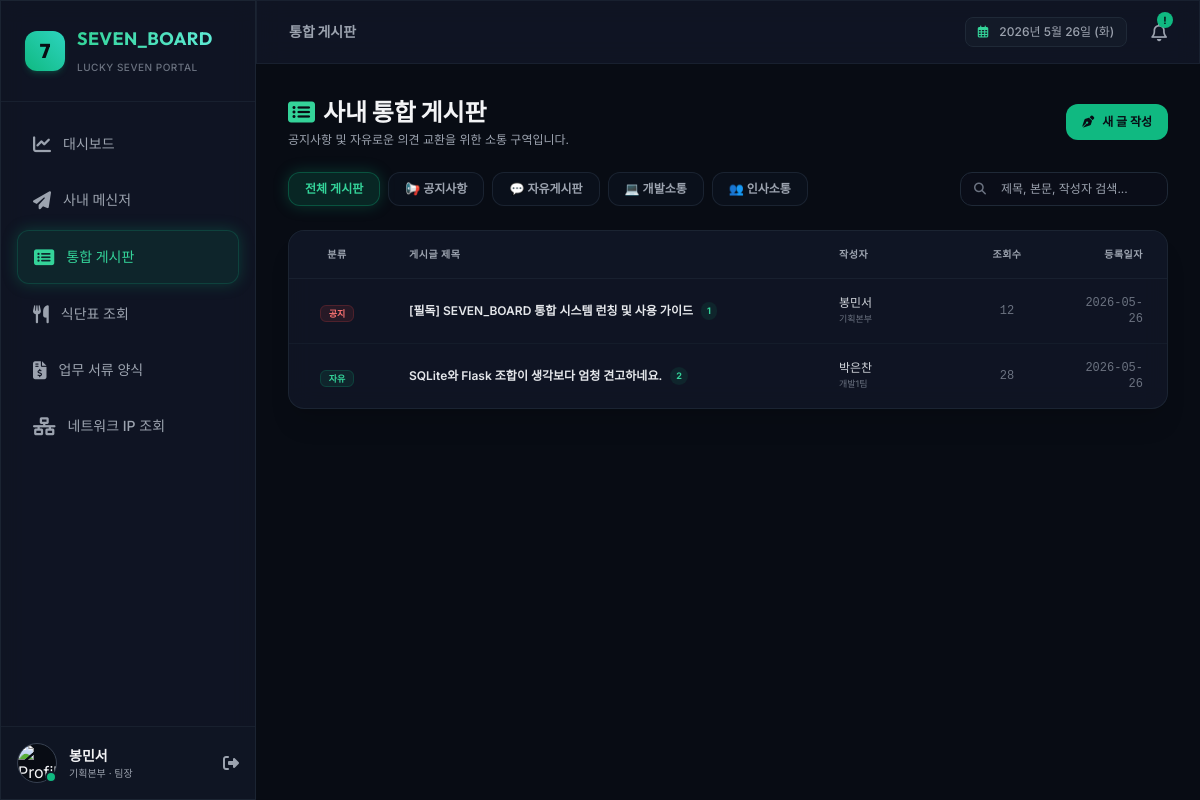
/board (signed in), run on the app's committed database.
### tables this page shows
CREATE TABLE users (
        id TEXT PRIMARY KEY,
        email TEXT UNIQUE NOT NULL,
        password TEXT NOT NULL,
        name TEXT NOT NULL,
        department TEXT NOT NULL,
        position TEXT NOT NULL,
        avatar_url TEXT,
        status TEXT DEFAULT 'Online',
        is_admin INTEGER DEFAULT 0,
        created_at TEXT DEFAULT (datetime('now', 'localtime'))
    );

CREATE TABLE posts (
        id TEXT PRIMARY KEY,
        author_id TEXT NOT NULL,
        category TEXT NOT NULL,
        title TEXT NOT NULL,
        content TEXT NOT NULL,
        views INTEGER DEFAULT 0 NOT NULL,
        created_at TEXT DEFAULT (datetime('now', 'localtime')),
        updated_at TEXT DEFAULT (datetime('now', 'localtime')),
        FOREIGN KEY (author_id) REFERENCES users(id) ON DELETE SET NULL
    );

### app.py (the view)
@app.route('/board')
@login_required
def board_list():
    category = request.args.get('category', 'All')
    search_query = request.args.get('search', '').strip()
    conn = get_db_connection()
    query = '''
        SELECT p.*, u.name as author_name, u.department as author_dept,
          (SELECT COUNT(*) FROM comments WHERE post_id = p.id) as comment_count
        FROM posts p
        JOIN users u ON p.author_id = u.id
    '''
    params = []
    conditions = []
    if category != 'All':
        conditions.append('p.category = ?')
        params.append(category)
    if search_query:
        conditions.append('(p.title LIKE ? OR p.content LIKE ? OR u.name LIKE ?)')
        params.extend([f"%{search_query}%", f"%{search_query}%", f"%{search_query}%"])
    if conditions:
        query += ' WHERE ' + ' AND '.join(conditions)
    query += ' ORDER BY p.created_at DESC'
    posts = conn.execute(query, params).fetchall()
    conn.close()
    return render_template('board_list.html', posts=posts, category=category, search=search_query)

### templates/board_list.html (shortened to what this page needs)
{% extends 'layout.html' %}
{% block content %}
<div class="space-y-6 animate-fade-in">
    <div class="flex flex-col md:flex-row md:items-center justify-between gap-4">
        <div>
            <h2 class="text-2xl font-bold font-outfit text-gray-100 flex items-center gap-2">
                <i class="fa-solid fa-rectangle-list text-emerald-400"></i> 사내 통합 게시판
            </h2>
            <p class="text-xs text-gray-400 mt-1">공지사항 및 자유로운 의견 교환을 위한 소통 구역입니다.</p>
        </div>
        <a href="{{ url_for('board_write') }}" class="bg-emerald-500 hover:bg-emerald-400 text-darkBg font-bold px-4 py-2.5 rounded-xl text-xs flex items-center gap-2 hover:shadow-lg hover:shadow-emerald-500/10 active:scale-[0.98] transition-all cursor-pointer">
            <i class="fa-solid fa-pen-nib"></i>
            <span>새 글 작성</span>
        </a>
    </div>
    <div class="grid grid-cols-1 md:grid-cols-4 gap-4 items-center">
        <div class="md:col-span-3 flex flex-wrap gap-2">
            {% set categories = [('All', '전체 게시판'), ('Notice', '📢 공지사항'), ('Free', '💬 자유게시판'), ('Dept_Dev', '💻 개발소통'), ('Dept_HR', '👥 인사소통')] %}
            {% for cat_val, cat_label in categories %}
            <a href="{{ url_for('board_list', category=cat_val, search=search) }}"
               class="px-4 py-2 rounded-xl text-xs font-semibold border transition-all duration-300
               {% if category == cat_val %} bg-emerald-500/15 text-emerald-400 border-emerald-500/30 active-glow
               {% else %} bg-gray-900/40 text-gray-400 border-gray-800/80 hover:text-gray-200 hover:bg-gray-800/40 {% endif %}">
                {{ cat_label }}
            </a>
            {% endfor %}
        </div>
        <form action="{{ url_for('board_list') }}" method="GET" class="relative">
            <span class="absolute inset-y-0 left-0 flex items-center pl-3.5 text-gray-500 text-xs">
                <i class="fa-solid fa-magnifying-glass"></i>
            </span>
            <input type="text" name="search" value="{{ search }}" placeholder="제목, 본문, 작성자 검색..." class="w-full bg-[#0a0e1a]/80 border border-gray-800 focus:border-emerald-500/30 rounded-xl py-2 pl-10 pr-4 text-xs outline-none transition-colors text-gray-200">
        </form>
    </div>
    <div class="glass-panel rounded-2xl overflow-hidden border border-gray-800/80 shadow-xl">
        <table class="w-full text-left border-collapse">
            <thead>
                <tr class="bg-gray-900/50 text-[10px] text-gray-400 font-bold uppercase tracking-wider border-b border-gray-800/60">
                    <th class="px-6 py-4 w-24 text-center">분류</th>
                    <th class="px-6 py-4">게시글 제목</th>
                    <th class="px-6 py-4 w-36">작성자</th>
                    <th class="px-6 py-4 w-24 text-center">조회수</th>
                    <th class="px-6 py-4 w-28 text-right">등록일자</th>
                </tr>
            </thead>
            <tbody class="divide-y divide-gray-800/40">
                {% if posts %}
                    {% for post in posts %}
                    <tr class="hover:bg-gray-900/20 transition-colors group">
                        <td class="px-6 py-4 text-center shrink-0">
                            <span class="text-[9px] font-bold px-2 py-0.5 rounded-md
                            {% if post.category == 'Notice' %} bg-red-500/10 text-red-400 border border-red-500/20
                            {% elif post.category == 'Free' %} bg-emerald-500/10 text-emerald-400 border border-emerald-500/20
                            {% elif post.category == 'Dept_Dev' %} bg-blue-500/10 text-blue-400 border border-blue-500/20
                            {% else %} bg-gray-800 text-gray-400 {% endif %}">
                                {% if post.category == 'Notice' %} 공지
                                {% elif post.category == 'Free' %} 자유
                                {% elif post.category == 'Dept_Dev' %} 개발
                                {% elif post.category == 'Dept_HR' %} 인사
                                {% else %} 일반 {% endif %}
                            </span>
                        </td>
                        <td class="px-6 py-4">
                            <div class="flex items-center gap-2">
                                <a href="{{ url_for('board_detail', post_id=post.id) }}" class="text-xs font-semibold text-gray-200 hover:text-emerald-400 group-hover:translate-x-0.5 transition-all line-clamp-1">
                                    {{ post.title }}
                                </a>
                                {% if post.comment_count > 0 %}
                                <span class="text-[9px] font-bold bg-emerald-500/10 text-emerald-400 px-1.5 py-0.5 rounded-full">
                                    {{ post.comment_count }}
                                </span>
                                {% endif %}
                            </div>
                        </td>
                        <td class="px-6 py-4 text-xs font-medium text-gray-300">
                            {{ post.author_name }}
                            <span class="text-[9px] text-gray-500 block font-normal">{{ post.author_dept }}</span>
                        </td>
                        <td class="px-6 py-4 text-center text-xs font-mono text-gray-500">
                            {{ post.views }}
                        </td>
                        <td class="px-6 py-4 text-right text-xs font-mono text-gray-500">
                            {{ post.created_at[:10] }}
                        </td>
                    </tr>
                    {% endfor %}
                {% else %}
                    <tr>
                        <td colspan="5" class="px-6 py-12 text-center text-xs text-gray-500">
                            등록된 게시글이 없습니다.
                        </td>
                    </tr>
                {% endif %}
            </tbody>
        </table>
    </div>
</div>
{% endblock %}

### templates/layout.html (shortened to what this page needs)
<!DOCTYPE html>
<html lang="ko">
<head>
    <script src="https://cdn.tailwindcss.com"></script>
    <link rel="stylesheet" href="https://cdnjs.cloudflare.com/ajax/libs/font-awesome/6.4.0/css/all.min.css">
</head>
<body class="bg-darkBg text-gray-100 font-sans min-h-screen overflow-x-hidden">
    <div class="flex h-screen overflow-hidden">
        <aside class="w-64 glass-panel border-r border-gray-800/80 flex flex-col justify-between h-full z-30 shrink-0 transition-transform duration-300">
            <div>
                <div class="p-6 border-b border-gray-800/60 flex items-center gap-3">
                    <div class="h-10 w-10 bg-gradient-to-tr from-emerald-500 to-teal-400 rounded-xl flex items-center justify-center text-darkBg font-extrabold text-xl font-outfit shadow-md shadow-emerald-500/20 active-glow">
                        7
                    </div>
                    <div>
                        <h1 class="text-lg font-bold font-outfit tracking-wide bg-gradient-to-r from-emerald-400 to-teal-300 bg-clip-text text-transparent">
                        </h1>
                        <span class="text-[10px] text-gray-500 font-medium uppercase tracking-wider">Lucky Seven Portal</span>
                    </div>
                </div>
                <nav class="p-4 space-y-1">
                    <a href="{{ url_for('dashboard') }}" class="flex items-center gap-3 px-4 py-3 rounded-xl transition-all duration-300 group {% if request.path == '/' %} bg-emerald-500/10 text-emerald-400 border border-emerald-500/20 active-glow {% else %} text-gray-400 hover:text-gray-200 hover:bg-gray-800/40 {% endif %}">
                        <i class="fa-solid fa-chart-line text-lg group-hover:scale-110 transition-transform"></i>
                        <span class="text-sm font-medium">대시보드</span>
                    </a>
                    <a href="{{ url_for('chat') }}" class="flex items-center gap-3 px-4 py-3 rounded-xl transition-all duration-300 group {% if request.path == '/chat' %} bg-emerald-500/10 text-emerald-400 border border-emerald-500/20 active-glow {% else %} text-gray-400 hover:text-gray-200 hover:bg-gray-800/40 {% endif %}">
                        <i class="fa-solid fa-paper-plane text-lg group-hover:rotate-12 transition-transform"></i>
                        <span class="text-sm font-medium">사내 메신저</span>
                    </a>
                    <a href="{{ url_for('board_list') }}" class="flex items-center gap-3 px-4 py-3 rounded-xl transition-all duration-300 group {% if request.path == '/board' or '/board/' in request.path %} bg-emerald-500/10 text-emerald-400 border border-emerald-500/20 active-glow {% else %} text-gray-400 hover:text-gray-200 hover:bg-gray-800/40 {% endif %}">
                        <i class="fa-solid fa-rectangle-list text-lg group-hover:scale-110 transition-transform"></i>
                        <span class="text-sm font-medium">통합 게시판</span>
                    </a>
                    <a href="{{ url_for('menu') }}" class="flex items-center gap-3 px-4 py-3 rounded-xl transition-all duration-300 group {% if request.path == '/menu' %} bg-emerald-500/10 text-emerald-400 border border-emerald-500/20 active-glow {% else %} text-gray-400 hover:text-gray-200 hover:bg-gray-800/40 {% endif %}">
                        <i class="fa-solid fa-utensils text-lg group-hover:scale-110 transition-transform"></i>
                        <span class="text-sm font-medium">식단표 조회</span>
                    </a>
                    <a href="{{ url_for('documents') }}" class="flex items-center gap-3 px-4 py-3 rounded-xl transition-all duration-300 group {% if request.path == '/documents' %} bg-emerald-500/10 text-emerald-400 border border-emerald-500/20 active-glow {% else %} text-gray-400 hover:text-gray-200 hover:bg-gray-800/40 {% endif %}">
                        <i class="fa-solid fa-file-invoice-dollar text-lg group-hover:scale-110 transition-transform"></i>
                        <span class="text-sm font-medium">업무 서류 양식</span>
                    </a>
                    <a href="{{ url_for('network') }}" class="flex items-center gap-3 px-4 py-3 rounded-xl transition-all duration-300 group {% if request.path == '/network' %} bg-emerald-500/10 text-emerald-400 border border-emerald-500/20 active-glow {% else %} text-gray-400 hover:text-gray-200 hover:bg-gray-800/40 {% endif %}">
                        <i class="fa-solid fa-network-wired text-lg group-hover:scale-110 transition-transform"></i>
                        <span class="text-sm font-medium">네트워크 IP 조회</span>
                    </a>
                </nav>
            </div>
            {% if g.user %}
            <div class="p-4 border-t border-gray-800/60 bg-gray-900/30">
                <div class="flex items-center gap-3">
                    <div class="relative">
                        {% if g.user.avatar_url %}
                        <img class="h-10 w-10 rounded-full border border-gray-700 bg-darkBg object-cover" src="{{ g.user.avatar_url }}" alt="Profile" onerror="this.src='https://cdn-icons-png.flaticon.com/512/3135/3135715.png'">
                        {% else %}
                        <img class="h-10 w-10 rounded-full border border-gray-700 bg-darkBg" src="https://cdn-icons-png.flaticon.com/512/3135/3135715.png" alt="Profile">
                        {% endif %}
                        <span class="absolute bottom-0 right-0 h-3 w-3 rounded-full border-2 border-darkCard
                        {% if g.user.status == 'Online' %} bg-emerald-500
                        {% elif g.user.status == 'Away' %} bg-amber-500
                        {% else %} bg-gray-500 {% endif %}"></span>
                    </div>
                    <div class="flex-1 min-w-0">
                        <p class="text-sm font-semibold truncate">{{ g.user.name }}</p>
                        <p class="text-[10px] text-gray-400 truncate">{{ g.user.department }} · {{ g.user.position }}</p>
                    </div>
                    <a href="{{ url_for('logout') }}" title="로그아웃" class="text-gray-400 hover:text-red-400 transition-colors">
                        <i class="fa-solid fa-right-from-bracket text-md"></i>
                    </a>
                </div>
            </div>
            {% endif %}
        </aside>
        <div class="flex-1 flex flex-col overflow-hidden bg-darkBg">
            <header class="h-16 glass-panel border-b border-gray-800/60 flex items-center justify-between px-8 z-20 shrink-0">
                <div class="flex items-center gap-4">
                    <div class="text-sm font-semibold font-outfit text-gray-400">
                        {% if request.path == '/' %} 대시보드
                        {% elif request.path == '/chat' %} 사내 메신저
                        {% elif '/board' in request.path %} 통합 게시판
                        {% elif request.path == '/menu' %} 사내 식단표
                        {% elif request.path == '/documents' %} 서류 양식 관리
                        {% elif request.path == '/network' %} 네트워크 IP 현황
                        {% endif %}
                    </div>
                </div>
                <div class="flex items-center gap-6">
                    <div class="text-xs text-gray-400 font-medium bg-gray-800/30 px-3 py-1.5 rounded-lg border border-gray-800">
                        <i class="fa-regular fa-calendar-days text-emerald-400 mr-2"></i>
                        <span id="header-live-time">Loading...</span>
                    </div>
                    <div class="relative cursor-pointer text-gray-400 hover:text-gray-200 transition-colors">
                        <i class="fa-regular fa-bell text-lg"></i>
                        <span class="absolute -top-1.5 -right-1.5 h-4 w-4 bg-emerald-500 text-[10px] font-bold text-darkBg rounded-full flex items-center justify-center animate-pulse">
                            !
                        </span>
                    </div>
                </div>
            </header>
            <main class="flex-1 overflow-y-auto p-8 relative">
                {% block content %}{% endblock %}
            </main>
        </div>
    </div>
</body>
</html>

### data on the page
users: user.name "봉민서", user.department "기획본부", user.position "팀장"
posts: category "공지", title "[필독] SEVEN_BOARD 통합 시스템 런칭 및 사용 가이드", comment_count "1", author_name "봉민서", author_dept "기획본부", views "12", created_at "2026-05-26"
posts: category "자유", title "SQLite와 Flask 조합이 생각보다 엄청 견고하네요.", comment_count "2", author_name "박은찬", author_dept "개발1팀", views "28", created_at "2026-05-26"

### other printed values
{{ cat_label }} "전체 게시판" "📢 공지사항" "💬 자유게시판" "💻 개발소통" "👥 인사소통"
